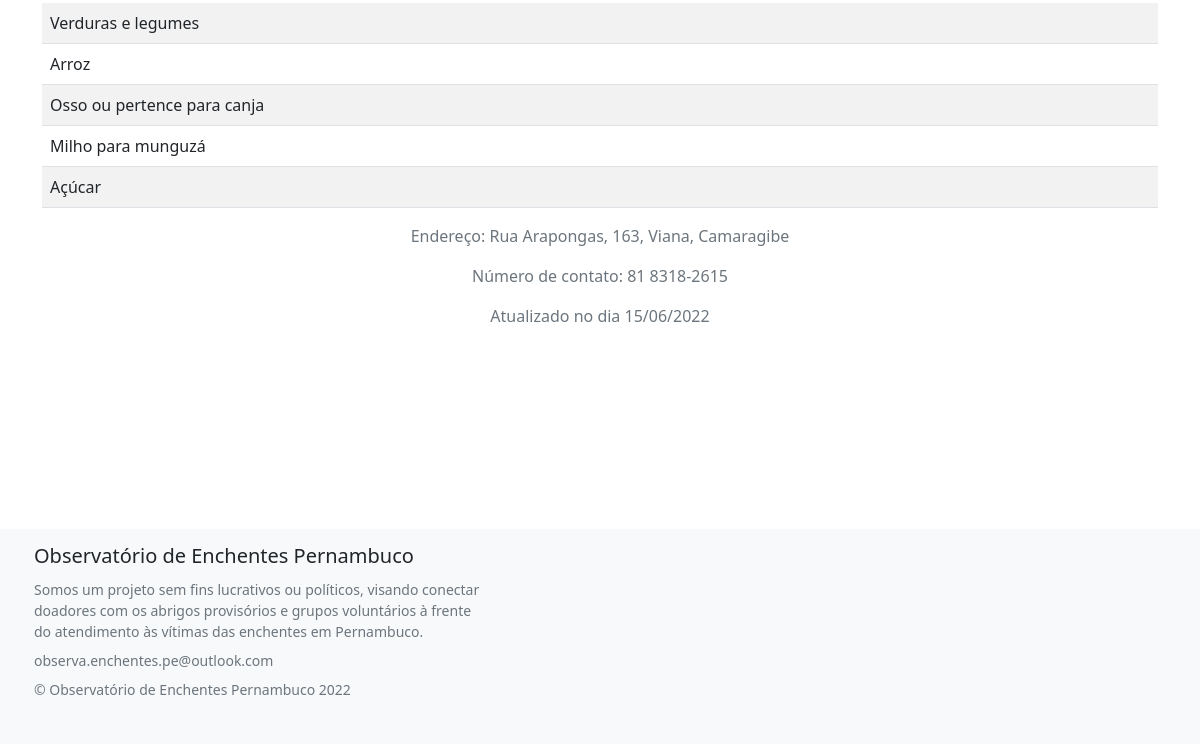
Before: / (lower part) with the older database file.
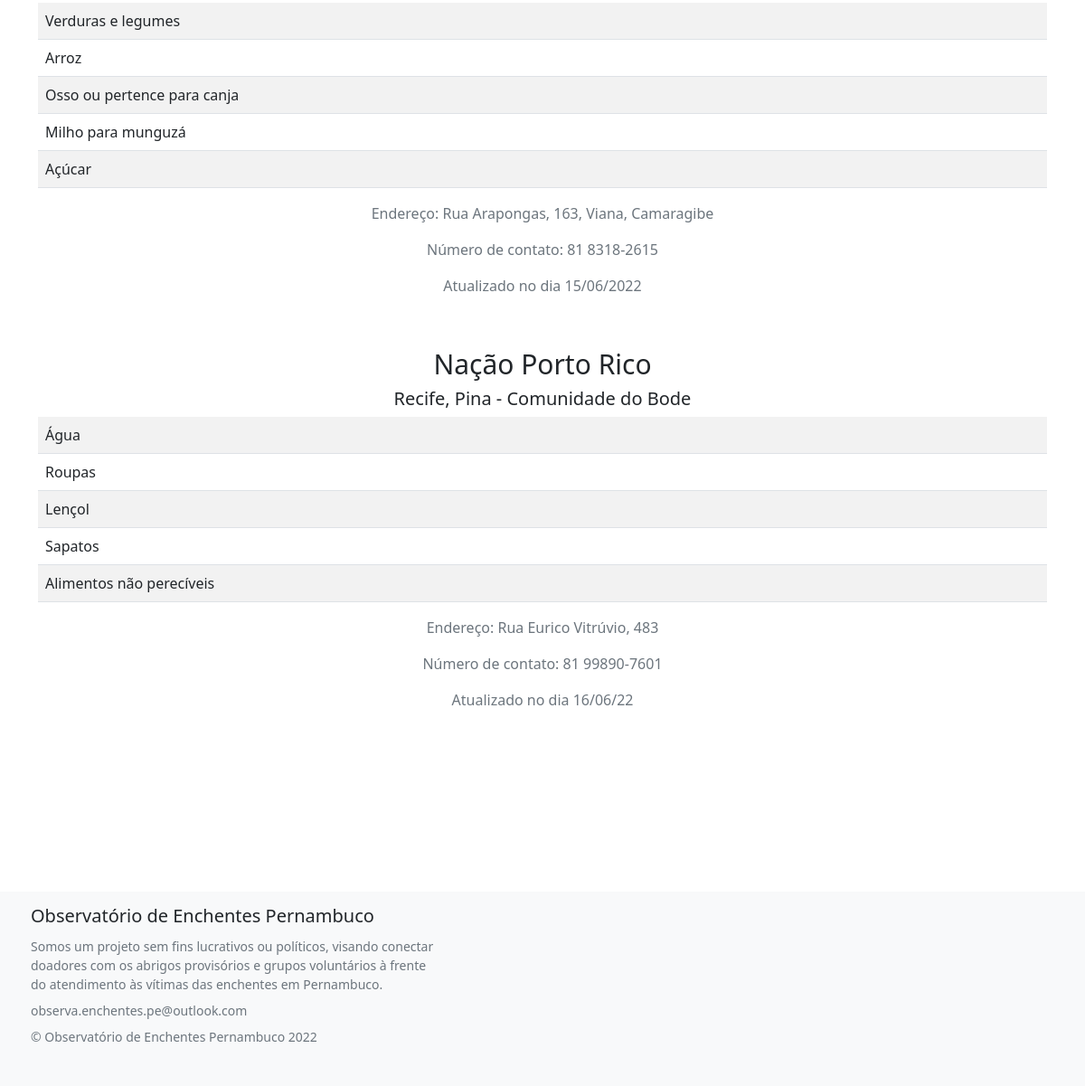
After: the same page with the newer database file.
### tables this page shows
CREATE TABLE "demandas"("item1" TEXT NOT NULL,"item2" TEXT,
                                      "item3" TEXT,"item4" TEXT,
                                      "item5" TEXT, "data" DATE, "id_lugar" INTEGER NOT NULL,
                                      FOREIGN KEY(id_lugar) REFERENCES lugares(id));

CREATE TABLE "lugares"("id" INTEGER PRIMARY KEY AUTOINCREMENT NOT NULL,
                                    "nome" TEXT NOT NULL, "cidade" TEXT NOT NULL,
                                    "bairro" TEXT, "endereço" TEXT, "latitude" REAL,
                                    "longitude" REAL, "email" TEXT, "telefone" TEXT);

### app.py (the view)
@app.route("/", methods=["GET", "POST"])
def index():
    if request.method == "POST":
        bairro = request.form.get("bairro")
        lugares = db.execute("SELECT * FROM lugares JOIN demandas ON lugares.id = demandas.id_lugar WHERE bairro = ?", bairro)
        return render_template("index.html", lugares=lugares)
    else:
        lugares = db.execute("SELECT * FROM lugares JOIN demandas ON lugares.id = demandas.id_lugar")
    return render_template("index.html", lugares=lugares)

### templates/index.html (shortened to what this page needs)
{% extends "layout.html" %}
{% block main %}
    <head>
        <link href="/static/styles.css" rel="stylesheet">
    </head>
    <body>
    <main class = "container py-5 text-center">
            {% for lugar in lugares %}
                <h2 class = "text-center" id = "titulo">{{lugar.nome}}</h2>
                <h3 class = "text-center" id = "bairro">{{lugar.cidade}}, {{lugar.bairro}}</h3>
                <table class = "table table-striped">
                    <tr>
                        <td class = "text-start">{{lugar.item1}}</td>
                    </tr>
                    <tr>
                        <td class = "text-start">{{lugar.item2}}</td>
                    </tr>
                    <tr>
                        <td class = "text-start">{{lugar.item3}}</td>
                    </tr>
                    <tr>
                        <td class = "text-start">{{lugar.item4}}</td>
                    </tr>
                    <tr>
                        <td class = "text-start">{{lugar.item5}}</td>
                    </tr>
                </table>
                <p class = "text-muted">Endereço: {{lugar.endereço}}</p>
                <p class = "text-muted">Número de contato: {{lugar.telefone}}</p>
                <p class = "text-muted">Atualizado no dia {{lugar.data}}</p>
            {% endfor %}
        </body>
    </main>
{% endblock %}

### templates/layout.html (shortened to what this page needs)
<!DOCTYPE html>
<html lang="pt-BR">
    <head>
        <link href="https://cdn.jsdelivr.net/npm/bootstrap@5.1.3/dist/css/bootstrap.min.css" rel="stylesheet">
        <link href="/static/styles.css" rel="stylesheet">
    </head>
    <body>
        <main class="container-fluid py-5 text-center">
            {% block main %}{% endblock %}
        <footer class="bd-footer py-4 py-md-1 mt-5 bg-light">
            <div class="container py-4 py-md-2 px-4 px-md-1">
                <div class="row">
                    <div class="col-lg-5 mb-3">
                        <a class="d-inline-flex align-items-center mb-2 link-dark text-decoration-none" href="/" aria-label="Bootstrap">
                            <span class="fs-5">Observatório de Enchentes Pernambuco</span>
                        </a>
                        <ul class="list-unstyled small text-muted">
                            <li class="mb-2">Somos um projeto sem fins lucrativos ou políticos,
                                visando conectar doadores com os abrigos provisórios e grupos voluntários
                                à frente do atendimento às vítimas das enchentes em Pernambuco.
                            </li>
                            <li class="mb-2">
                                observa.enchentes.pe@outlook.com
                            </li>
                            <li class="mb-2">
                                &copy; Observatório de Enchentes Pernambuco 2022
                            </li>
                        </ul>
                    </div>
                </div>
            </div>
        </footer>
    </body>
</html>

### static/styles.css (style rules this page uses)
#titulo { font-size: 30px; }
#bairro { font-size: 20px; }

Changed rows visible on the page:
added demandas: nome "Nação Porto Rico", cidade "Recife", bairro "Pina - Comunidade do Bode", item1 "Água", item2 "Roupas", item3 "Lençol", item4 "Sapatos", item5 "Alimentos não perecíveis", endereço "Rua Eurico Vitrúvio, 483", telefone "81 99890-7601", data "16/06/22"
